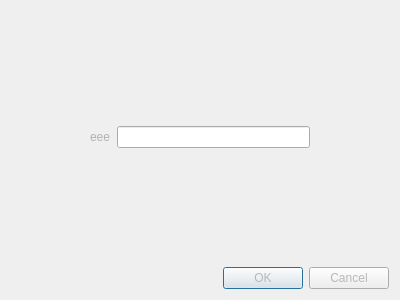
<?xml version="1.0" encoding="UTF-8"?>
<ui version="4.0">
 <class>Dialog</class>
 <widget class="QDialog" name="Dialog">
  <property name="geometry">
   <rect>
    <x>0</x>
    <y>0</y>
    <width>400</width>
    <height>300</height>
   </rect>
  </property>
  <property name="palette">
   <palette>
    <active>
     <colorrole role="WindowText">
      <brush brushstyle="SolidPattern">
       <color alpha="255">
        <red>185</red>
        <green>185</green>
        <blue>185</blue>
       </color>
      </brush>
     </colorrole>
     <colorrole role="ButtonText">
      <brush brushstyle="SolidPattern">
       <color alpha="255">
        <red>183</red>
        <green>183</green>
        <blue>183</blue>
       </color>
      </brush>
     </colorrole>
    </active>
    <inactive>
     <colorrole role="WindowText">
      <brush brushstyle="SolidPattern">
       <color alpha="255">
        <red>185</red>
        <green>185</green>
        <blue>185</blue>
       </color>
      </brush>
     </colorrole>
     <colorrole role="ButtonText">
      <brush brushstyle="SolidPattern">
       <color alpha="255">
        <red>183</red>
        <green>183</green>
        <blue>183</blue>
       </color>
      </brush>
     </colorrole>
    </inactive>
    <disabled>
     <colorrole role="WindowText">
      <brush brushstyle="SolidPattern">
       <color alpha="255">
        <red>127</red>
        <green>127</green>
        <blue>127</blue>
       </color>
      </brush>
     </colorrole>
     <colorrole role="ButtonText">
      <brush brushstyle="SolidPattern">
       <color alpha="255">
        <red>148</red>
        <green>148</green>
        <blue>148</blue>
       </color>
      </brush>
     </colorrole>
    </disabled>
   </palette>
  </property>
  <property name="windowTitle">
   <string/>
  </property>
  <property name="styleSheet">
   <string notr="true">#Dialog{border-image: url(:/new/prefix1/resource/massagebox.png)}
#Dialog * {border-image: url()}</string>
  </property>
  <layout class="QGridLayout" name="gridLayout_2">
   <item row="0" column="0">
    <layout class="QGridLayout" name="gridLayout" rowstretch="1,2,1,1" columnstretch="1,3,1">
     <item row="0" column="1">
      <spacer name="verticalSpacer">
       <property name="orientation">
        <enum>Qt::Vertical</enum>
       </property>
       <property name="sizeHint" stdset="0">
        <size>
         <width>20</width>
         <height>40</height>
        </size>
       </property>
      </spacer>
     </item>
     <item row="1" column="0">
      <spacer name="horizontalSpacer">
       <property name="orientation">
        <enum>Qt::Horizontal</enum>
       </property>
       <property name="sizeHint" stdset="0">
        <size>
         <width>40</width>
         <height>20</height>
        </size>
       </property>
      </spacer>
     </item>
     <item row="1" column="1">
      <layout class="QFormLayout" name="formLayout">
       <property name="formAlignment">
        <set>Qt::AlignCenter</set>
       </property>
       <item row="0" column="0">
        <widget class="QLabel" name="label">
         <property name="palette">
          <palette>
           <active>
            <colorrole role="WindowText">
             <brush brushstyle="SolidPattern">
              <color alpha="255">
               <red>178</red>
               <green>178</green>
               <blue>178</blue>
              </color>
             </brush>
            </colorrole>
           </active>
           <inactive>
            <colorrole role="WindowText">
             <brush brushstyle="SolidPattern">
              <color alpha="255">
               <red>178</red>
               <green>178</green>
               <blue>178</blue>
              </color>
             </brush>
            </colorrole>
           </inactive>
           <disabled>
            <colorrole role="WindowText">
             <brush brushstyle="SolidPattern">
              <color alpha="255">
               <red>127</red>
               <green>127</green>
               <blue>127</blue>
              </color>
             </brush>
            </colorrole>
           </disabled>
          </palette>
         </property>
         <property name="text">
          <string>eee</string>
         </property>
        </widget>
       </item>
       <item row="0" column="1">
        <widget class="QLineEdit" name="lineEdit"/>
       </item>
      </layout>
     </item>
     <item row="1" column="2">
      <spacer name="horizontalSpacer_2">
       <property name="orientation">
        <enum>Qt::Horizontal</enum>
       </property>
       <property name="sizeHint" stdset="0">
        <size>
         <width>40</width>
         <height>20</height>
        </size>
       </property>
      </spacer>
     </item>
     <item row="2" column="1">
      <spacer name="verticalSpacer_2">
       <property name="orientation">
        <enum>Qt::Vertical</enum>
       </property>
       <property name="sizeHint" stdset="0">
        <size>
         <width>20</width>
         <height>40</height>
        </size>
       </property>
      </spacer>
     </item>
     <item row="3" column="0" colspan="3">
      <widget class="QDialogButtonBox" name="buttonBox">
       <property name="palette">
        <palette>
         <active/>
         <inactive/>
         <disabled/>
        </palette>
       </property>
       <property name="styleSheet">
        <string notr="true">border-image: url(:/new/prefix1/resource/button.png)</string>
       </property>
       <property name="orientation">
        <enum>Qt::Horizontal</enum>
       </property>
       <property name="standardButtons">
        <set>QDialogButtonBox::Cancel|QDialogButtonBox::Ok</set>
       </property>
      </widget>
     </item>
    </layout>
   </item>
  </layout>
 </widget>
 <resources/>
 <connections>
  <connection>
   <sender>buttonBox</sender>
   <signal>accepted()</signal>
   <receiver>Dialog</receiver>
   <slot>accept()</slot>
   <hints>
    <hint type="sourcelabel">
     <x>248</x>
     <y>254</y>
    </hint>
    <hint type="destinationlabel">
     <x>157</x>
     <y>274</y>
    </hint>
   </hints>
  </connection>
  <connection>
   <sender>buttonBox</sender>
   <signal>rejected()</signal>
   <receiver>Dialog</receiver>
   <slot>reject()</slot>
   <hints>
    <hint type="sourcelabel">
     <x>316</x>
     <y>260</y>
    </hint>
    <hint type="destinationlabel">
     <x>286</x>
     <y>274</y>
    </hint>
   </hints>
  </connection>
 </connections>
</ui>
